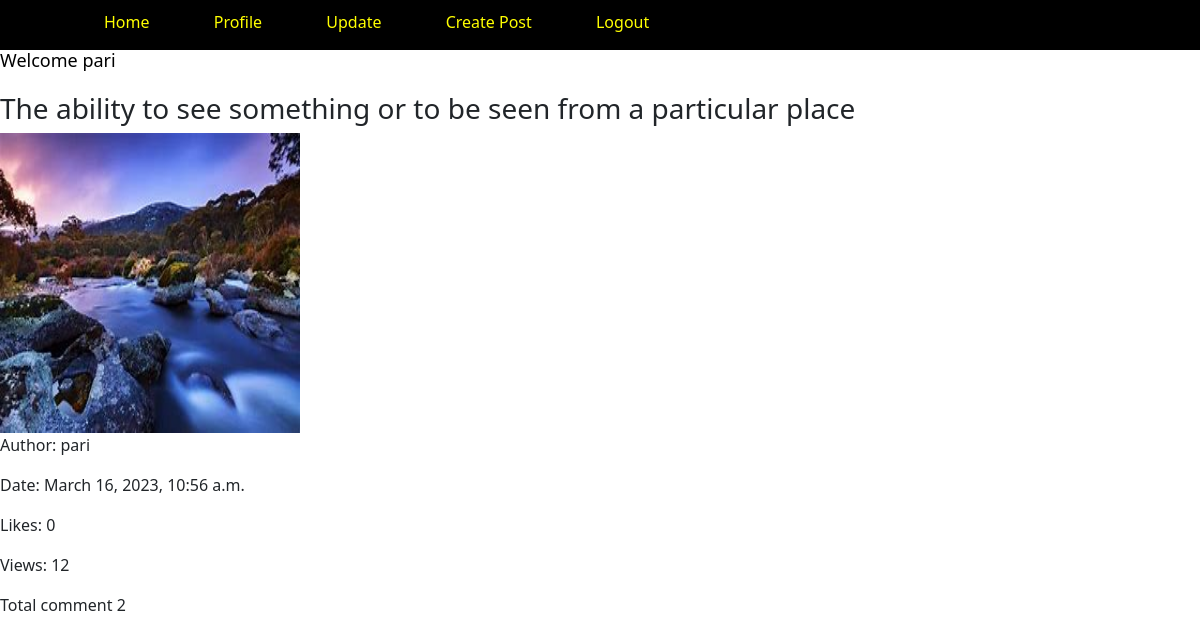
Page /2/view/ (signed in) on the committed database.
### myapp/models.py (models this page shows, shortened)
class Post(models.Model):
    title = models.CharField(max_length=100)
    image = models.ImageField(upload_to='post_pics')
    author = models.ForeignKey(Profile, on_delete=models.CASCADE)
    content = models.TextField()
    created_at = models.DateTimeField()
    likes = models.ManyToManyField(User, related_name='liked_posts',blank=True )
    views = models.PositiveIntegerField(default=0)
    def __str__(self):
        return self.title

class Profile(models.Model):
    user = models.OneToOneField(User, on_delete=models.CASCADE)
    first_name = models.CharField(max_length=50,default=None,null=True,blank=True)
    last_name = models.CharField(max_length=50,default=None,null=True,blank=True)
    place = models.CharField(max_length=100)
    zipcode = models.CharField(max_length=10)
    dob = models.DateField()
    picture = models.ImageField(upload_to='profile_images')
    def __str__(self):
        return self.user.username

class Comment(models.Model):
    post = models.ForeignKey(Post, on_delete=models.CASCADE, related_name='comments')
    author = models.ForeignKey(User, on_delete=models.CASCADE)
    comment_name=models.CharField(max_length=500)
    comment_body = models.TextField()
    created_date = models.DateTimeField(default=now)
    active = models.BooleanField(default= True)
    likes = models.ManyToManyField(User, related_name='LikeComment',blank=True)
    class Meta:
        ordering=['-created_date']

### myapp/views.py (the view)
# urls.py: path('<int:id>/view/', views.post_view, name='post_view'),
@login_required
def post_view(request, id):
    post = get_object_or_404(Post, id=id)
    print(post,"&&&&&&&&&&&&&&&&&&&&&&")
    post.views += 1
    post.save()
    comment_form = CommentForm()
    form = ReplyForm()
    return render(request, 'post_view.html', {'post': post,'comment_form':comment_form ,'form':form})

### myapp/templates/post_view.html (shortened to what this page needs)
{% extends 'base.html' %}
{% block content %}
<div class="post">
    <h3>{{ post.title }}</h3>
    <img src="{{post.image.url}}" alt="image" />
    <p>Author: {{ post.author }}</p>
    <p>Date: {{ post.created_at }}</p>
    <p>Likes: {{ post.likes.count }}</p>
    <p>Views: {{ post.views}}</p>
    <p>Total comment {{ post.comments.all|length }}</p>
</div>
{% endblock content %}

### myapp/templates/base.html (shortened to what this page needs)
<!DOCTYPE html>
{% load static  %}
<html>
<head>
  <link rel="stylesheet" href="{% static 'css/all.min.css' %}">
  <link rel="stylesheet" href="{% static 'css/bootstrap.css' %}" />
</head>
<body  style=background-color:white>
  <nav>
  <div class='container'>
    {% if user.is_authenticated %}
    <ul>
      <li><a href="{% url 'home' %}">Home</a></li>
      <li><a href="{% url 'profile' %}">Profile</a></li>
      <li><a href="{% url 'update' %}">Update</a></li>
      <li><a href="{% url 'create_post' %}">Create Post</a></li>
      <li><a href="{% url 'logout' %}">Logout</a></li>
    </ul>
    {% else %}
    <ul>
    {% comment %} <li><a href="{% url 'home' %}">Home</a></li> {% endcomment %}
    <li><a href="{% url 'login' %}">Login</a></li>
    <li><a href="{% url 'register' %}">Sing Up</a></li>
  </ul>
    {% endif %}
  </div>
  </nav>
  {% if user.is_authenticated %}
  <h2 style=color:black>Welcome {{user.username}}</h2>
  {% endif %}
  {% block content %}
  {% endblock %}
</body>
</html>

### myapp/templates/base.html (style rules this page uses)
nav { background-color: black; width: 100%; height: 50px; display: flex; align-items: center; justify-content: space-between; padding: 20px 0; position: relative; z-index: 2; }
nav ul li { padding-top: 10px; display: inline-block; list-style: none; margin: 10px 30px; }
nav ul li a { text-decoration: none; color:yellow; }
img { height: 300px; width: 300px; }
nav div ul li a { text-decoration: none; color: yellow; }
h2 { font-size: 18px; margin-bottom: 20px; text-color: brown; }

### rows in the picture
Post: title "The ability to see something or to be seen from a particular place", image (picture), author "pari", created_at "March 16, 2023, 10:56 a.m.", likes.count "0", views "12", comments.all|length "2"

### other values in the picture
{{ user.username }} "pari"
